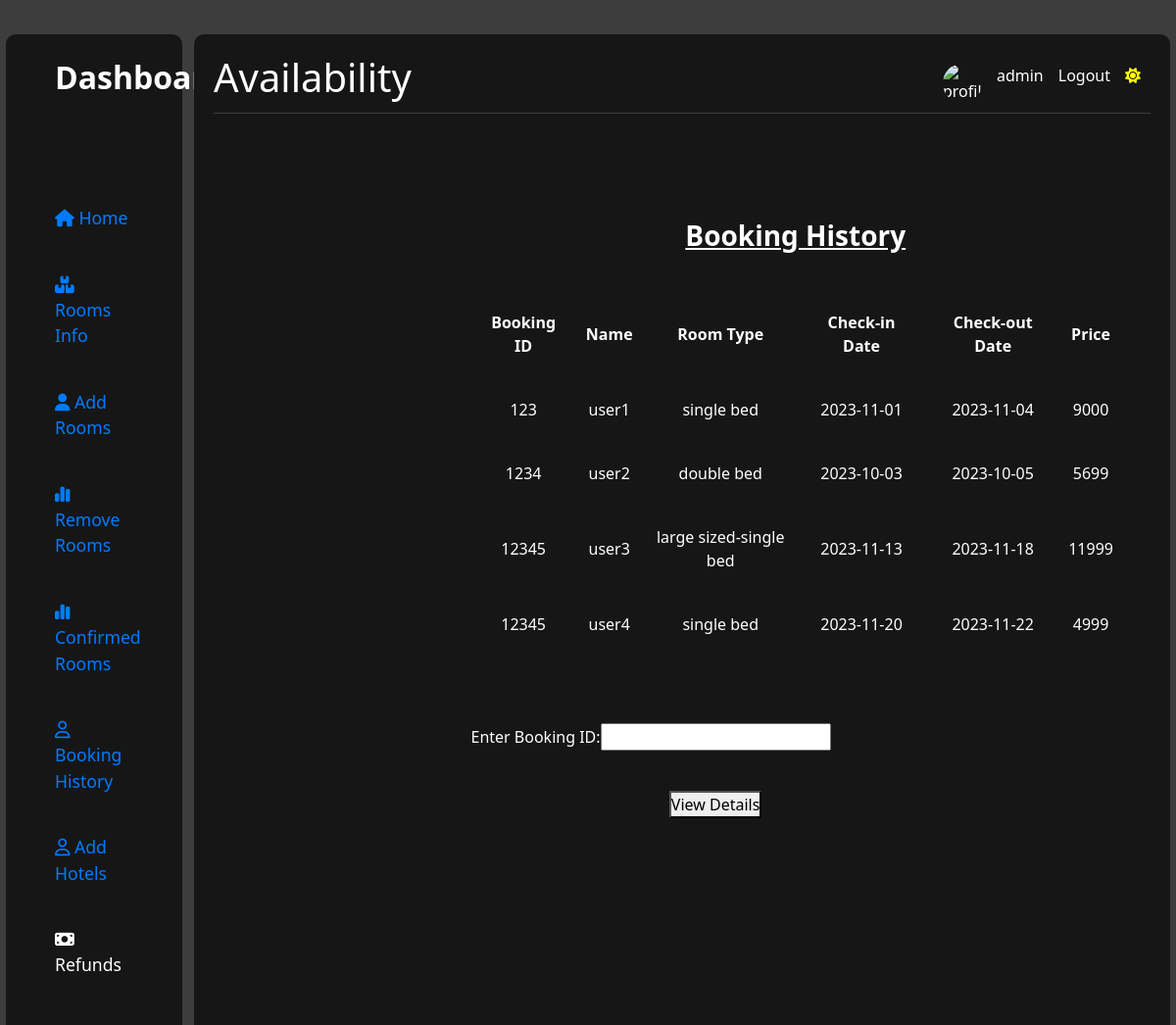
/booking_history.php, run on the app's committed database.
### tables this page shows
CREATE TABLE `booked_hist` (
  `phone` int(10) NOT NULL,
  `name` text NOT NULL,
  `id` int(10) NOT NULL,
  `room_type` text NOT NULL,
  `checkin` date NOT NULL,
  `checkout` date NOT NULL,
  `days` int(10) NOT NULL,
  `price` int(10) NOT NULL,
  `book_id` int(10) NOT NULL
);

### booking_history.php (the view, shortened to what this page needs)
<!DOCTYPE html>
<html lang="en">
<head>
    <link rel="stylesheet" href="https://maxcdn.bootstrapcdn.com/bootstrap/4.5.2/css/bootstrap.min.css">
    <link rel="stylesheet" href="https://cdnjs.cloudflare.com/ajax/libs/font-awesome/6.4.2/css/all.min.css"
 />
    <link rel="stylesheet" href="basestyle.css">
</head>
<body>
    <main class="main" id="main">
        <div class="sidebar" id="sidebar">
            <div class="logo">
                <p>Dashboard</p>
            </div>
            <ul class="navigation">
                <li><a href="dashboard.php"><i class="fa-solid fa-house"></i> Home</a></li>
                <li><a href="..\dashboard\admin_view.php"><i class="fa-solid fa-boxes-stacked"></i> Rooms Info</a></li>
                <li><a href="..\dashboard\add_room_admin.php"><i class="fa-solid fa-user"></i> Add Rooms</a></li>
                <li><a href="..\dashboard\remove_room_admin.php"><i class="fa-solid fa-chart-simple"></i> Remove Rooms</a></li>
                <li><a href="..\dashboard\confirmed_bookings.php"><i class="fa-solid fa-chart-simple"></i> Confirmed Rooms</a></li>
                <li><a href="..\dashboard\booking_history.php"><i class="fa-regular fa-user"></i> Booking History</a></li>
                <li><a href="p.php"><i class="fa-regular fa-user"></i> Add Hotels</a></li>
                <li><i class="fa-solid fa-money-bill"></i> Refunds</li>
            </ul>
        </div>
        <div class="main-area" id="main-area">
            <header class="header">
                <div class="intro">
                    <h1>Availability</h1>
                </div>
                <div class="profile">
                    <img src="https://preview.keenthemes.com/metronic-v4/theme/assets/pages/media/profile/profile_user.jpg"
                        alt="profile">
                    <p>admin</p>
                    <p>Logout</p>
                    <p><i id="light-mode" class="fa-solid fa-sun" style="color: yellow;"
                            title="Switch To Light Mode"></i></p>
                </div>
            </header>
            <div class="container mt-5">
                <div style="margin-left:25%;padding:1px 16px;height:1000px;">
			            <table class="basic_box">
				            <tr>
					            <td colspan="6"><p style="font-size: 28px; text-align: center; text-decoration: underline;"><b>Booking History</b></p>
				            </td>
				            <tr>
					            <th>Booking ID</th>
					            <th>Name</th>
					            <th>Room Type</th>
					            <th>Check-in Date</th>
					            <th>Check-out Date</th>
					            <th>Price</th>
				            </tr>
				            <tr>
				            <?php
					            $conn = new mysqli("localhost","root","", "travel");
					            $sql1 = "SELECT * from booked_hist";
					            if ($result=mysqli_query($conn,$sql1))
				  	            {
				  		            while ($row=mysqli_fetch_row($result))
				    	            {
				    		            ?>
				    		            <td><?php echo $row[8]; ?></td>
				   			            <td><?php echo $row[1]; ?></td>
				   			            <td><?php echo $row[3]; ?></td>
				   			            <td><?php echo $row[4]; ?></td>
				    		            <td><?php echo $row[5]; ?></td>
				    		            <td><?php echo $row[7]; ?></td>
				            </tr><?php
				    	            }
				                }?>
			            </table><br><br>
			            <table class="basic_box">
				            <tr>
					            <td colspan="1">Enter Booking ID:</td>
					            <td colspan="2">
						            <form action="admin_room_history.php" method="post">
							            <input type="number" name="book_id">
					            </td>
				            </tr>
				            <tr>
					            <td></td>
					            <td style="text-align: center;"><button type="submit">View Details</button></td></form>
				            </tr>
			            </table>
		        </div>
	        </div>
        </div>
    </main>
</body>
</html>

### basestyle.css (style rules this page uses)
* { margin: 0px; padding: 0px; box-sizing: border-box; }
.main { width: 100%; height: 100vh; background-color: #3d3d3d; display: flex; justify-content: center; align-items: center; column-gap: 1%; }
.sidebar { height: 95vh; width: 15%; background-color: #161616; display: flex; flex-direction: column; row-gap: 50px; color: white; border-radius: 10px; }
.logo { width: 100%; padding: 20px 50px; font-family: segoe UI; font-weight: 800; display: flex; font-size: 2rem; }
a { padding-bottom: 20px; cursor: pointer; transition: .3s; border-bottom: 1px solid #161616; }
.navigation { width: 100%; padding: 20px 50px; list-style-type: none; display: flex; flex-direction: column; font-family: segoe UI; font-size: 1.1rem; font-weight: 400; row-gap: 20px; }
.navigation > li { padding-bottom: 20px; cursor: pointer; transition: .3s; border-bottom: 1px solid #161616; }
.navigation > li > i { margin-right: 20px; }
.main-area { width: 83%; height: 95vh; background-color: #161616; border-radius: 10px; display: flex; flex-direction: column; color: white; font-family: segoe UI; padding: 20px; overflow-y: scroll; }
.header { width: 100%; display: flex; justify-content: space-between; border-bottom: 1px solid #3d3d3d; }
.intro { width: max-content; }
.profile { width: max-content; padding: 10px; display: flex; align-items: center; column-gap: 15px; }
.profile > img { width: 40px; border-radius: 50%; }
th { padding: 20px 10px; text-align: center; }
td { border-top: 1px solid #161616; padding: 20px 0px; text-align: center; }

### data on the page
booked_hist: book "123", name "user1", room_type "single bed", checkin "2023-11-01", checkout "2023-11-04", price "9000"
booked_hist: book "1234", name "user2", room_type "double bed", checkin "2023-10-03", checkout "2023-10-05", price "5699"
booked_hist: book "12345", name "user3", room_type "large sized-single bed", checkin "2023-11-13", checkout "2023-11-18", price "11999"
booked_hist: book "12345", name "user4", room_type "single bed", checkin "2023-11-20", checkout "2023-11-22", price "4999"
